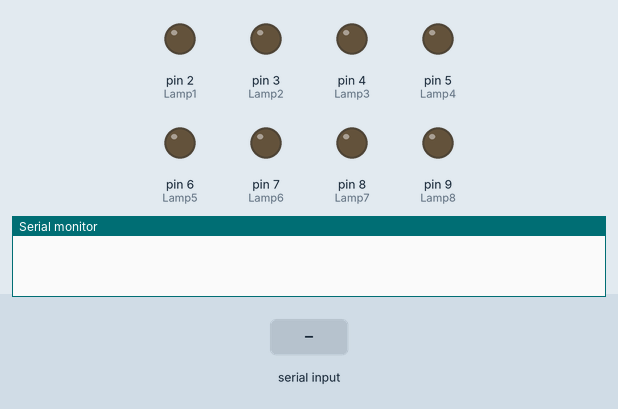
Recording of a sketch running on a simulated Arduino Uno, built with avr-gcc and run on an emulated ATmega328P. On the bench: output pins drawn as LEDs (lit = HIGH), the last lines printed to the serial monitor. Inputs (shaded band) come from the test bench. Pins used as bus, display or sensor lines are not drawn.

Above: at 1.2 s.
1.3 s: "1" received over the second serial link
At 2.4 s:
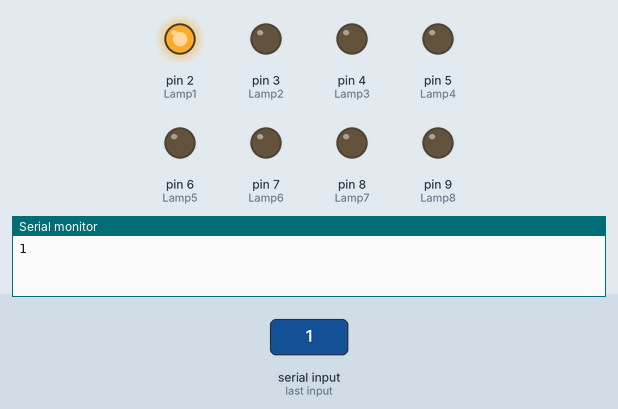
2.8 s: "2" received over the second serial link
At 3.6 s:
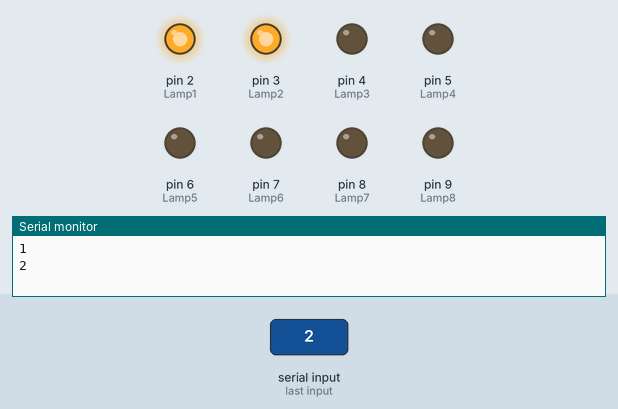
4.3 s: "A" received over the second serial link
At 4.7 s:
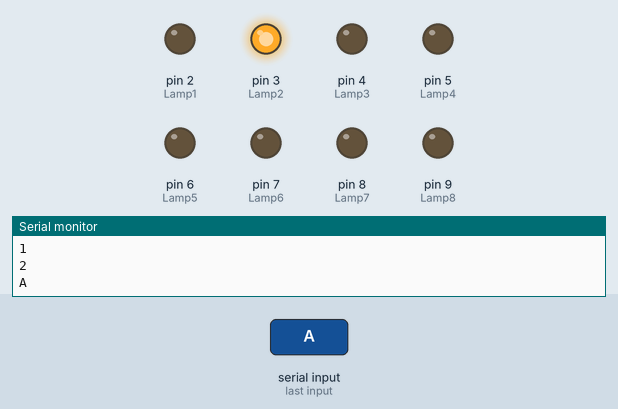
5.8 s: "3" received over the second serial link
At 7.0 s:
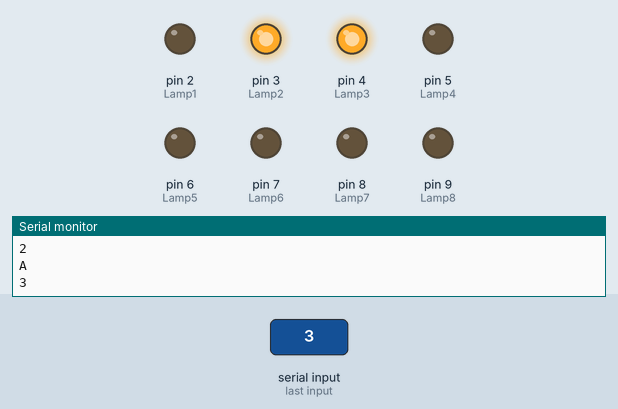
7.3 s: "4" received over the second serial link
At 8.2 s:
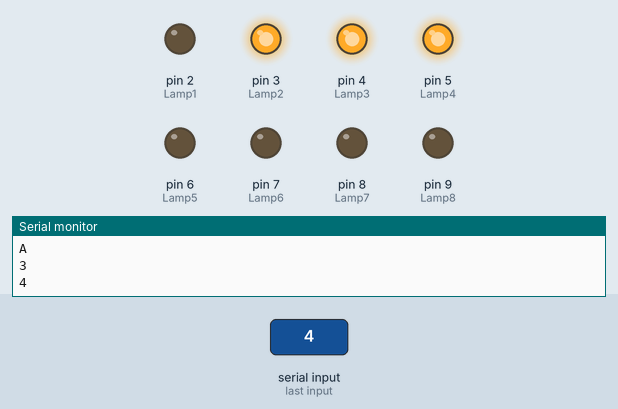
8.8 s: "5" received over the second serial link
At 9.3 s:
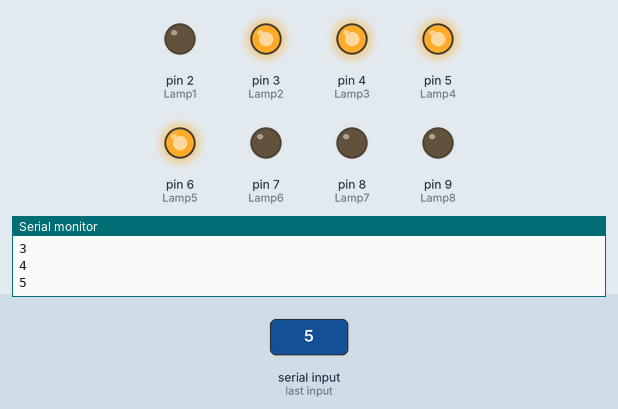
Timing chart, 0 to 11.3 s (numbered marks = the images above; inputs shaded):
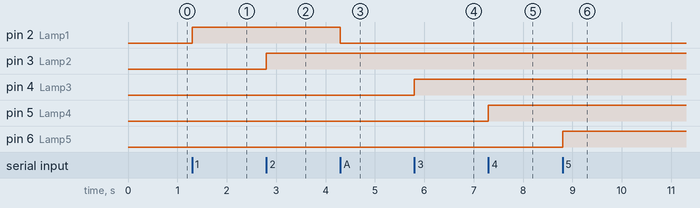

The sketch:

Arduino_Bluetooth_8Lamp_with_LED.ino
```cpp
/*
Lamp 1 connected to PinOut 2 Arduino
Lamp 2 connected to PinOut 3 Arduino
Lamp 3 connected to PinOut 4 Arduino
Lamp 4 connected to PinOut 5 Arduino
Lamp 5 connected to PinOut 6 Arduino
Lamp 6 connected to PinOut 7 Arduino
Lamp 7 connected to PinOut 8 Arduino
Lamp 8 connected to PinOut 9 Arduino
--->you can connected to relay modul 8 channel

Serial data sending from Bluetooth Controll Lamp.apk
data '1'-'8' to on is lamp 1-8
data 'A'-'H' to off is lamp 1-8
data '9' to on ALL is lamp
data 'I' to off ALL is lamp
======================================================================================*/

#include <SoftwareSerial.h>
SoftwareSerial mySerial(10, 11); //Pin10 RX , Pin 11 TX connected to--> Bluetooth TX,RX

#define Lamp1 2
#define Lamp2 3
#define Lamp3 4
#define Lamp4 5
#define Lamp5 6
#define Lamp6 7
#define Lamp7 8
#define Lamp8 9
#define l 1
//If Out to active Low change ON 0 and OFF 1
//If Out to active High change ON 1 and OFF 0
#define ON 1
#define OFF 0
char val;
String statusLamp1,statusLamp2,statusLamp3,statusLamp4,statusLamp5,statusLamp6,statusLamp7,statusLamp8;

void setup() {
  pinMode(Lamp1,OUTPUT);digitalWrite (Lamp1,OFF);
  pinMode(Lamp2,OUTPUT);digitalWrite (Lamp2,OFF);
  pinMode(Lamp3,OUTPUT);digitalWrite (Lamp3,OFF);
  pinMode(Lamp4,OUTPUT);digitalWrite (Lamp4,OFF);
  pinMode(Lamp5,OUTPUT);digitalWrite (Lamp5,OFF);
  pinMode(Lamp6,OUTPUT);digitalWrite (Lamp6,OFF);
  pinMode(Lamp7,OUTPUT);digitalWrite (Lamp7,OFF);
  pinMode(Lamp8,OUTPUT);digitalWrite (Lamp8,OFF);
  pinMode(l,OUTPUT);
  mySerial.begin(9600);
  Serial.begin(9600);
}

void loop() {
  digitalWrite (l,HIGH);
//cek data serial from bluetooth android App
if( mySerial.available() >0 ) {
    val = mySerial.read();
    Serial.println(val);
}
//Lamp is on
  if( val == '1' ) {
    digitalWrite(Lamp1,ON); statusLamp1="1"; }
  else if( val == '2' ) {
    digitalWrite(Lamp2,ON); statusLamp2="2"; }
  else if( val == '3' ) {
    digitalWrite(Lamp3,ON); statusLamp3="3"; }
  else if( val == '4' ) {
    digitalWrite(Lamp4,ON); statusLamp4="4"; }
  else if( val == '5' ) {
    digitalWrite(Lamp5,ON); statusLamp5="5"; }
  else if( val == '6' ) {
    digitalWrite(Lamp6,ON); statusLamp6="6"; }
  else if( val == '7' ) {
    digitalWrite(Lamp7,ON); statusLamp7="7"; }
  else if( val == '8' ) {
    digitalWrite(Lamp8,ON); statusLamp8="8"; }
  else if( val == '9' ) {
    digitalWrite(Lamp1,ON); statusLamp1="1";
    digitalWrite(Lamp2,ON); statusLamp2="2";
    digitalWrite(Lamp3,ON); statusLamp3="3";
    digitalWrite(Lamp4,ON); statusLamp4="4";
    digitalWrite(Lamp5,ON); statusLamp5="5";
    digitalWrite(Lamp6,ON); statusLamp6="6";
    digitalWrite(Lamp7,ON); statusLamp7="7";
    digitalWrite(Lamp8,ON); statusLamp8="8";
 }
 //Lamp is off
  else if( val == 'A' ) {
    digitalWrite(Lamp1,OFF); statusLamp1="A"; }
  else if( val == 'B' ) {
    digitalWrite(Lamp2,OFF); statusLamp2="B"; }
  else if( val == 'C' ) {
    digitalWrite(Lamp3,OFF); statusLamp3="C"; }
  else if( val == 'D' ) {
    digitalWrite(Lamp4,OFF); statusLamp4="D"; }
  else if( val == 'E' ) {
    digitalWrite(Lamp5,OFF); statusLamp5="E"; }
  else if( val == 'F' ) {
    digitalWrite(Lamp6,OFF); statusLamp6="F"; }
  else if( val == 'G' ) {
    digitalWrite(Lamp7,OFF); statusLamp7="G"; }
  else if( val == 'H' ) {
    digitalWrite(Lamp8,OFF); statusLamp8="H"; }
  else if( val == 'I' ) {
    digitalWrite(Lamp1,OFF); statusLamp1="A";
    digitalWrite(Lamp2,OFF); statusLamp2="B";
    digitalWrite(Lamp3,OFF); statusLamp3="C";
    digitalWrite(Lamp4,OFF); statusLamp4="D";
    digitalWrite(Lamp5,OFF); statusLamp5="E";
    digitalWrite(Lamp6,OFF); statusLamp6="F";
    digitalWrite(Lamp7,OFF); statusLamp7="G";
    digitalWrite(Lamp8,OFF); statusLamp8="H";
 }
  //synchronize Arduino to APK
 else if( val == 'S' ) {
    //send data to android apk
    delay(500);
    mySerial.println(statusLamp1+statusLamp2+statusLamp3+statusLamp4+statusLamp5+statusLamp6+statusLamp7+statusLamp8+"J"); //delay(500);
    val=' ';
 }
}


//Arduino project created by: pujar
//www.mutekla.com
//Apk Android remote controll suport this project, download on Playstore:
//Bluetooth Controll Lamp.apk
//https://play.google.com/store/apps/details?id=dev.merahkemarun.btcontrolllamp
```

Measured:
- after the input at 1.3 s, pin 2 (Lamp1): LOW → HIGH at once
- after the input at 2.8 s, pin 3 (Lamp2): LOW → HIGH at once
- after the input at 4.3 s, pin 2 (Lamp1): HIGH → LOW at once
- after the input at 5.8 s, pin 4 (Lamp3): LOW → HIGH at once
- after the input at 7.3 s, pin 5 (Lamp4): LOW → HIGH at once
- after the input at 8.8 s, pin 6 (Lamp5): LOW → HIGH at once
